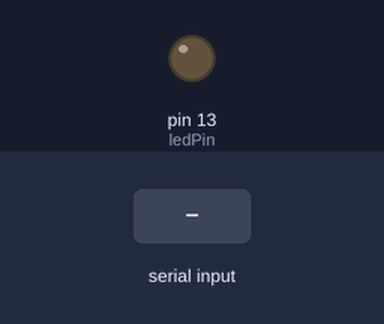
Bench run of a sketch on a simulated Arduino Uno, built with avr-gcc and run on an emulated ATmega328P. Parts: output pins drawn as LEDs (lit = HIGH). Dashed ring = blinking. Inputs (shaded band) come from the test bench.

Above: at 1.2 s.
1.3 s: "2" received over Serial
At 1.7 s:
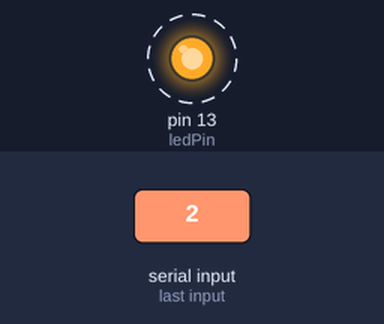
4.3 s: "+" received over Serial
At 4.7 s:
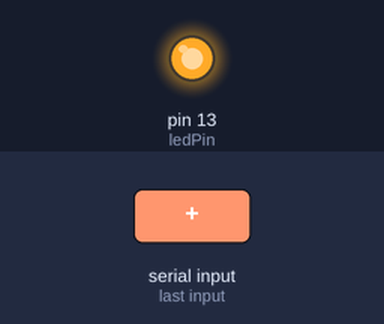
5.8 s: "1" received over Serial
At 7.5 s:
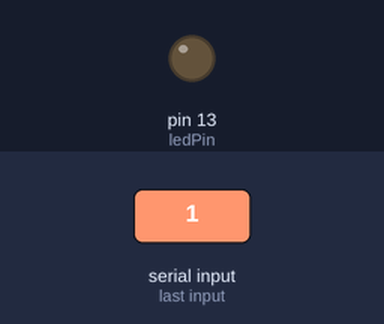
Timing chart, 0 to 9.0 s (numbered marks = the images above; inputs shaded):
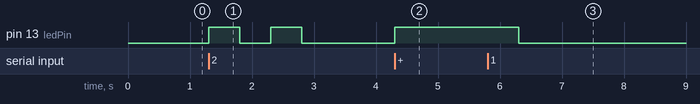

Measured:
- after the input at 1.3 s, pin 13 (ledPin): alternates HIGH for 0.50 s and LOW for 0.50 s, 4 changes in all, then stays LOW, starting at once
- after the input at 4.3 s, pin 13 (ledPin): LOW → HIGH at once
- after the input at 5.8 s, pin 13 (ledPin): HIGH → LOW after 0.50 s

The sketch:

SwitchStatements.ino
```cpp
/*
* SwitchCase sketch
 * example showing switch statement by switching on chars from the serial port
 *
 * sending the character 1 blinks the LED once, sending 2 blinks twice
 * sending + turns the LED on, sending - turns it off
 * any other character prints a message to the Serial Monitor
 */
const int ledPin = 13; // the pin the LED is connected to
void setup()
{
  Serial.begin(9600); // Initialize serial port to send and receive at 9600 baud
  pinMode(13, OUTPUT);
}
void loop()
{
  if ( Serial.available()) // Check to see if at least one character is available
  {
    char ch = Serial.read();
    switch(ch)
    {
    case '1':
      blink();
      break;
    case '2':
      blink();
      blink();
      break;
    case '+':
      digitalWrite(ledPin,HIGH);
      break;
    case '-':
      digitalWrite(ledPin,LOW);
      break;
    default :
      Serial.print(ch);
      Serial.println(" was received but not expected");
      break;
    }
  }
}
void blink()
{
  digitalWrite(ledPin,HIGH);
  delay(500);
  digitalWrite(ledPin,LOW);
  delay(500);
}
```
